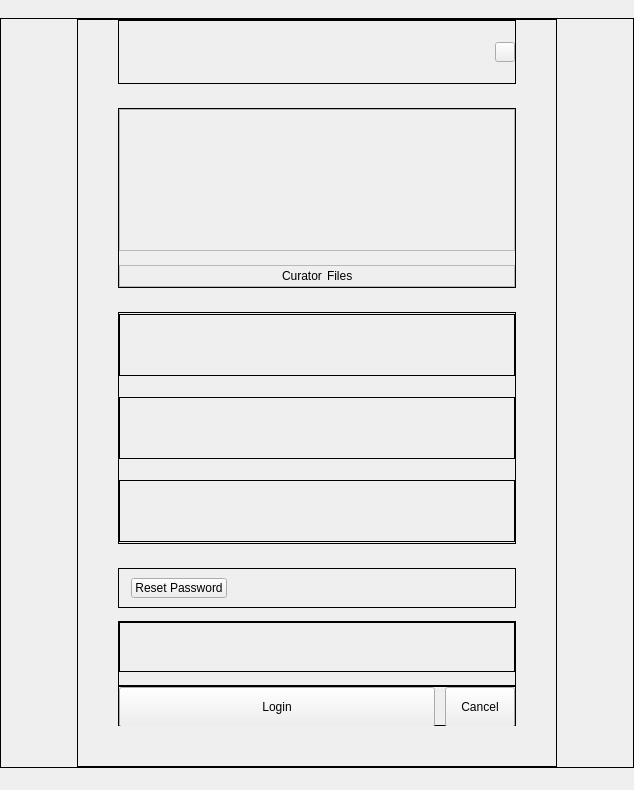
<?xml version="1.0" encoding="UTF-8"?>
<ui version="4.0">
 <class>CredentialsPage</class>
 <widget class="QWidget" name="CredentialsPage">
  <property name="geometry">
   <rect>
    <x>0</x>
    <y>0</y>
    <width>634</width>
    <height>790</height>
   </rect>
  </property>
  <property name="windowTitle">
   <string/>
  </property>
  <layout class="QVBoxLayout" name="verticalLayout_2">
   <property name="spacing">
    <number>0</number>
   </property>
   <property name="leftMargin">
    <number>0</number>
   </property>
   <property name="topMargin">
    <number>0</number>
   </property>
   <property name="rightMargin">
    <number>0</number>
   </property>
   <property name="bottomMargin">
    <number>0</number>
   </property>
   <item>
    <widget class="QFrame" name="frame">
     <layout class="QVBoxLayout" name="verticalLayout">
      <property name="spacing">
       <number>0</number>
      </property>
      <property name="leftMargin">
       <number>0</number>
      </property>
      <property name="topMargin">
       <number>0</number>
      </property>
      <property name="rightMargin">
       <number>0</number>
      </property>
      <property name="bottomMargin">
       <number>0</number>
      </property>
      <item>
       <spacer name="verticalSpacer">
        <property name="orientation">
         <enum>Qt::Orientation::Vertical</enum>
        </property>
        <property name="sizeHint" stdset="0">
         <size>
          <width>20</width>
          <height>40</height>
         </size>
        </property>
       </spacer>
      </item>
      <item>
       <widget class="QFrame" name="frameHalign">
        <property name="frameShape">
         <enum>QFrame::Shape::Box</enum>
        </property>
        <property name="frameShadow">
         <enum>QFrame::Shadow::Plain</enum>
        </property>
        <layout class="QHBoxLayout" name="horizontalLayout">
         <property name="spacing">
          <number>0</number>
         </property>
         <property name="leftMargin">
          <number>0</number>
         </property>
         <property name="topMargin">
          <number>0</number>
         </property>
         <property name="rightMargin">
          <number>0</number>
         </property>
         <property name="bottomMargin">
          <number>0</number>
         </property>
         <item>
          <spacer name="horizontalSpacer">
           <property name="orientation">
            <enum>Qt::Orientation::Horizontal</enum>
           </property>
           <property name="sizeHint" stdset="0">
            <size>
             <width>41</width>
             <height>20</height>
            </size>
           </property>
          </spacer>
         </item>
         <item>
          <widget class="QFrame" name="frameContent">
           <property name="sizePolicy">
            <sizepolicy hsizetype="Fixed" vsizetype="Maximum">
             <horstretch>0</horstretch>
             <verstretch>0</verstretch>
            </sizepolicy>
           </property>
           <property name="minimumSize">
            <size>
             <width>480</width>
             <height>692</height>
            </size>
           </property>
           <property name="maximumSize">
            <size>
             <width>480</width>
             <height>9999</height>
            </size>
           </property>
           <property name="frameShape">
            <enum>QFrame::Shape::Box</enum>
           </property>
           <layout class="QVBoxLayout" name="verticalLayout_3">
            <property name="spacing">
             <number>0</number>
            </property>
            <property name="leftMargin">
             <number>40</number>
            </property>
            <property name="topMargin">
             <number>0</number>
            </property>
            <property name="rightMargin">
             <number>40</number>
            </property>
            <property name="bottomMargin">
             <number>40</number>
            </property>
            <item>
             <widget class="QFrame" name="frameToolbar">
              <property name="minimumSize">
               <size>
                <width>0</width>
                <height>64</height>
               </size>
              </property>
              <property name="maximumSize">
               <size>
                <width>16777215</width>
                <height>64</height>
               </size>
              </property>
              <property name="frameShape">
               <enum>QFrame::Shape::Box</enum>
              </property>
              <property name="frameShadow">
               <enum>QFrame::Shadow::Plain</enum>
              </property>
              <layout class="QHBoxLayout" name="horizontalLayout_9">
               <property name="rightMargin">
                <number>0</number>
               </property>
               <item>
                <spacer name="horizontalSpacer_9">
                 <property name="orientation">
                  <enum>Qt::Orientation::Horizontal</enum>
                 </property>
                 <property name="sizeHint" stdset="0">
                  <size>
                   <width>401</width>
                   <height>20</height>
                  </size>
                 </property>
                </spacer>
               </item>
               <item>
                <widget class="QToolButton" name="btnSettings">
                 <property name="minimumSize">
                  <size>
                   <width>20</width>
                   <height>20</height>
                  </size>
                 </property>
                 <property name="maximumSize">
                  <size>
                   <width>20</width>
                   <height>20</height>
                  </size>
                 </property>
                 <property name="cursor">
                  <cursorShape>PointingHandCursor</cursorShape>
                 </property>
                 <property name="text">
                  <string/>
                 </property>
                 <property name="iconSize">
                  <size>
                   <width>20</width>
                   <height>20</height>
                  </size>
                 </property>
                </widget>
               </item>
              </layout>
             </widget>
            </item>
            <item>
             <spacer name="verticalSpacer_3">
              <property name="orientation">
               <enum>Qt::Orientation::Vertical</enum>
              </property>
              <property name="sizeType">
               <enum>QSizePolicy::Policy::Fixed</enum>
              </property>
              <property name="sizeHint" stdset="0">
               <size>
                <width>20</width>
                <height>24</height>
               </size>
              </property>
             </spacer>
            </item>
            <item>
             <widget class="QFrame" name="frameLogo">
              <property name="minimumSize">
               <size>
                <width>0</width>
                <height>180</height>
               </size>
              </property>
              <property name="maximumSize">
               <size>
                <width>16777215</width>
                <height>180</height>
               </size>
              </property>
              <property name="frameShape">
               <enum>QFrame::Shape::Box</enum>
              </property>
              <property name="frameShadow">
               <enum>QFrame::Shadow::Plain</enum>
              </property>
              <layout class="QVBoxLayout" name="verticalLayout_4">
               <property name="spacing">
                <number>0</number>
               </property>
               <property name="leftMargin">
                <number>0</number>
               </property>
               <property name="topMargin">
                <number>0</number>
               </property>
               <property name="rightMargin">
                <number>0</number>
               </property>
               <property name="bottomMargin">
                <number>0</number>
               </property>
               <item>
                <widget class="QFrame" name="frameImage">
                 <property name="frameShape">
                  <enum>QFrame::Shape::StyledPanel</enum>
                 </property>
                 <property name="frameShadow">
                  <enum>QFrame::Shadow::Raised</enum>
                 </property>
                 <layout class="QHBoxLayout" name="horizontalLayout_4">
                  <property name="spacing">
                   <number>0</number>
                  </property>
                  <property name="leftMargin">
                   <number>0</number>
                  </property>
                  <property name="topMargin">
                   <number>0</number>
                  </property>
                  <property name="rightMargin">
                   <number>0</number>
                  </property>
                  <property name="bottomMargin">
                   <number>0</number>
                  </property>
                  <item>
                   <spacer name="horizontalSpacer_6">
                    <property name="orientation">
                     <enum>Qt::Orientation::Horizontal</enum>
                    </property>
                    <property name="sizeHint" stdset="0">
                     <size>
                      <width>164</width>
                      <height>20</height>
                     </size>
                    </property>
                   </spacer>
                  </item>
                  <item>
                   <widget class="QLabel" name="lblImage">
                    <property name="sizePolicy">
                     <sizepolicy hsizetype="Fixed" vsizetype="Fixed">
                      <horstretch>0</horstretch>
                      <verstretch>0</verstretch>
                     </sizepolicy>
                    </property>
                    <property name="minimumSize">
                     <size>
                      <width>140</width>
                      <height>140</height>
                     </size>
                    </property>
                    <property name="maximumSize">
                     <size>
                      <width>140</width>
                      <height>140</height>
                     </size>
                    </property>
                    <property name="text">
                     <string/>
                    </property>
                    <property name="alignment">
                     <set>Qt::AlignmentFlag::AlignCenter</set>
                    </property>
                   </widget>
                  </item>
                  <item>
                   <spacer name="horizontalSpacer_7">
                    <property name="orientation">
                     <enum>Qt::Orientation::Horizontal</enum>
                    </property>
                    <property name="sizeHint" stdset="0">
                     <size>
                      <width>164</width>
                      <height>20</height>
                     </size>
                    </property>
                   </spacer>
                  </item>
                 </layout>
                </widget>
               </item>
               <item>
                <spacer name="verticalSpacer_8">
                 <property name="orientation">
                  <enum>Qt::Orientation::Vertical</enum>
                 </property>
                 <property name="sizeHint" stdset="0">
                  <size>
                   <width>20</width>
                   <height>8</height>
                  </size>
                 </property>
                </spacer>
               </item>
               <item>
                <widget class="QFrame" name="frameText">
                 <property name="frameShape">
                  <enum>QFrame::Shape::StyledPanel</enum>
                 </property>
                 <property name="frameShadow">
                  <enum>QFrame::Shadow::Raised</enum>
                 </property>
                 <layout class="QHBoxLayout" name="horizontalLayout_3">
                  <property name="spacing">
                   <number>0</number>
                  </property>
                  <property name="leftMargin">
                   <number>0</number>
                  </property>
                  <property name="topMargin">
                   <number>0</number>
                  </property>
                  <property name="rightMargin">
                   <number>0</number>
                  </property>
                  <property name="bottomMargin">
                   <number>0</number>
                  </property>
                  <item>
                   <spacer name="horizontalSpacer_3">
                    <property name="orientation">
                     <enum>Qt::Orientation::Horizontal</enum>
                    </property>
                    <property name="sizeHint" stdset="0">
                     <size>
                      <width>201</width>
                      <height>20</height>
                     </size>
                    </property>
                   </spacer>
                  </item>
                  <item>
                   <widget class="QLabel" name="lblCurator">
                    <property name="text">
                     <string>Curator</string>
                    </property>
                   </widget>
                  </item>
                  <item>
                   <spacer name="horizontalSpacer_4">
                    <property name="orientation">
                     <enum>Qt::Orientation::Horizontal</enum>
                    </property>
                    <property name="sizeType">
                     <enum>QSizePolicy::Policy::Fixed</enum>
                    </property>
                    <property name="sizeHint" stdset="0">
                     <size>
                      <width>5</width>
                      <height>20</height>
                     </size>
                    </property>
                   </spacer>
                  </item>
                  <item>
                   <widget class="QLabel" name="lblFiles">
                    <property name="text">
                     <string>Files</string>
                    </property>
                   </widget>
                  </item>
                  <item>
                   <spacer name="horizontalSpacer_5">
                    <property name="orientation">
                     <enum>Qt::Orientation::Horizontal</enum>
                    </property>
                    <property name="sizeHint" stdset="0">
                     <size>
                      <width>200</width>
                      <height>20</height>
                     </size>
                    </property>
                   </spacer>
                  </item>
                 </layout>
                </widget>
               </item>
              </layout>
             </widget>
            </item>
            <item>
             <spacer name="verticalSpacer_4">
              <property name="orientation">
               <enum>Qt::Orientation::Vertical</enum>
              </property>
              <property name="sizeType">
               <enum>QSizePolicy::Policy::Fixed</enum>
              </property>
              <property name="sizeHint" stdset="0">
               <size>
                <width>20</width>
                <height>24</height>
               </size>
              </property>
             </spacer>
            </item>
            <item>
             <widget class="QFrame" name="frameInput">
              <property name="minimumSize">
               <size>
                <width>0</width>
                <height>232</height>
               </size>
              </property>
              <property name="maximumSize">
               <size>
                <width>16777215</width>
                <height>232</height>
               </size>
              </property>
              <property name="frameShape">
               <enum>QFrame::Shape::Box</enum>
              </property>
              <property name="frameShadow">
               <enum>QFrame::Shadow::Plain</enum>
              </property>
              <layout class="QVBoxLayout" name="verticalLayout_5">
               <property name="spacing">
                <number>20</number>
               </property>
               <property name="leftMargin">
                <number>0</number>
               </property>
               <property name="topMargin">
                <number>0</number>
               </property>
               <property name="rightMargin">
                <number>0</number>
               </property>
               <property name="bottomMargin">
                <number>0</number>
               </property>
               <item>
                <widget class="QFrame" name="frameEmail">
                 <property name="minimumSize">
                  <size>
                   <width>0</width>
                   <height>62</height>
                  </size>
                 </property>
                 <property name="maximumSize">
                  <size>
                   <width>16777215</width>
                   <height>62</height>
                  </size>
                 </property>
                 <property name="frameShape">
                  <enum>QFrame::Shape::Box</enum>
                 </property>
                 <property name="frameShadow">
                  <enum>QFrame::Shadow::Plain</enum>
                 </property>
                 <layout class="QVBoxLayout" name="verticalLayout_6">
                  <property name="leftMargin">
                   <number>0</number>
                  </property>
                  <property name="topMargin">
                   <number>0</number>
                  </property>
                  <property name="rightMargin">
                   <number>0</number>
                  </property>
                  <property name="bottomMargin">
                   <number>0</number>
                  </property>
                  <item>
                   <widget class="InputWidget" name="edEmail" native="true"/>
                  </item>
                 </layout>
                </widget>
               </item>
               <item>
                <widget class="QFrame" name="frameUrl">
                 <property name="minimumSize">
                  <size>
                   <width>0</width>
                   <height>62</height>
                  </size>
                 </property>
                 <property name="maximumSize">
                  <size>
                   <width>16777215</width>
                   <height>62</height>
                  </size>
                 </property>
                 <property name="frameShape">
                  <enum>QFrame::Shape::Box</enum>
                 </property>
                 <property name="frameShadow">
                  <enum>QFrame::Shadow::Plain</enum>
                 </property>
                 <layout class="QHBoxLayout" name="horizontalLayout_7">
                  <property name="spacing">
                   <number>0</number>
                  </property>
                  <property name="leftMargin">
                   <number>0</number>
                  </property>
                  <property name="topMargin">
                   <number>0</number>
                  </property>
                  <property name="rightMargin">
                   <number>0</number>
                  </property>
                  <property name="bottomMargin">
                   <number>0</number>
                  </property>
                  <item>
                   <widget class="InputWidget" name="edUrl" native="true"/>
                  </item>
                 </layout>
                </widget>
               </item>
               <item>
                <widget class="QFrame" name="framePassword">
                 <property name="minimumSize">
                  <size>
                   <width>0</width>
                   <height>62</height>
                  </size>
                 </property>
                 <property name="maximumSize">
                  <size>
                   <width>16777215</width>
                   <height>62</height>
                  </size>
                 </property>
                 <property name="frameShape">
                  <enum>QFrame::Shape::Box</enum>
                 </property>
                 <property name="frameShadow">
                  <enum>QFrame::Shadow::Plain</enum>
                 </property>
                 <layout class="QHBoxLayout" name="horizontalLayout_6">
                  <property name="spacing">
                   <number>0</number>
                  </property>
                  <property name="leftMargin">
                   <number>0</number>
                  </property>
                  <property name="topMargin">
                   <number>0</number>
                  </property>
                  <property name="rightMargin">
                   <number>0</number>
                  </property>
                  <property name="bottomMargin">
                   <number>0</number>
                  </property>
                  <item>
                   <widget class="InputWidget" name="edPassword" native="true"/>
                  </item>
                 </layout>
                </widget>
               </item>
              </layout>
             </widget>
            </item>
            <item>
             <spacer name="verticalSpacer_5">
              <property name="orientation">
               <enum>Qt::Orientation::Vertical</enum>
              </property>
              <property name="sizeType">
               <enum>QSizePolicy::Policy::Fixed</enum>
              </property>
              <property name="sizeHint" stdset="0">
               <size>
                <width>20</width>
                <height>24</height>
               </size>
              </property>
             </spacer>
            </item>
            <item>
             <widget class="QFrame" name="frameProps">
              <property name="minimumSize">
               <size>
                <width>0</width>
                <height>40</height>
               </size>
              </property>
              <property name="maximumSize">
               <size>
                <width>16777215</width>
                <height>40</height>
               </size>
              </property>
              <property name="frameShape">
               <enum>QFrame::Shape::Box</enum>
              </property>
              <property name="frameShadow">
               <enum>QFrame::Shadow::Plain</enum>
              </property>
              <layout class="QHBoxLayout" name="horizontalLayout_5">
               <property name="leftMargin">
                <number>12</number>
               </property>
               <item>
                <widget class="QPushButton" name="btnResetPass">
                 <property name="cursor">
                  <cursorShape>PointingHandCursor</cursorShape>
                 </property>
                 <property name="text">
                  <string>Reset Password</string>
                 </property>
                </widget>
               </item>
               <item>
                <spacer name="horizontalSpacer_8">
                 <property name="orientation">
                  <enum>Qt::Orientation::Horizontal</enum>
                 </property>
                 <property name="sizeHint" stdset="0">
                  <size>
                   <width>339</width>
                   <height>20</height>
                  </size>
                 </property>
                </spacer>
               </item>
              </layout>
             </widget>
            </item>
            <item>
             <spacer name="verticalSpacer_7">
              <property name="orientation">
               <enum>Qt::Orientation::Vertical</enum>
              </property>
              <property name="sizeHint" stdset="0">
               <size>
                <width>20</width>
                <height>24</height>
               </size>
              </property>
             </spacer>
            </item>
            <item>
             <widget class="QFrame" name="frameErrorMessage">
              <property name="minimumSize">
               <size>
                <width>0</width>
                <height>50</height>
               </size>
              </property>
              <property name="frameShape">
               <enum>QFrame::Shape::Box</enum>
              </property>
              <property name="frameShadow">
               <enum>QFrame::Shadow::Plain</enum>
              </property>
              <layout class="QVBoxLayout" name="verticalLayout_7">
               <property name="spacing">
                <number>0</number>
               </property>
               <property name="leftMargin">
                <number>0</number>
               </property>
               <property name="topMargin">
                <number>0</number>
               </property>
               <property name="rightMargin">
                <number>0</number>
               </property>
               <property name="bottomMargin">
                <number>0</number>
               </property>
               <item>
                <widget class="QFrame" name="frameErrorMessageInternal">
                 <property name="minimumSize">
                  <size>
                   <width>0</width>
                   <height>50</height>
                  </size>
                 </property>
                 <property name="frameShape">
                  <enum>QFrame::Shape::Box</enum>
                 </property>
                 <property name="frameShadow">
                  <enum>QFrame::Shadow::Plain</enum>
                 </property>
                 <layout class="QHBoxLayout" name="horizontalLayout_8">
                  <property name="spacing">
                   <number>18</number>
                  </property>
                  <property name="leftMargin">
                   <number>18</number>
                  </property>
                  <property name="topMargin">
                   <number>16</number>
                  </property>
                  <property name="rightMargin">
                   <number>18</number>
                  </property>
                  <property name="bottomMargin">
                   <number>16</number>
                  </property>
                  <item>
                   <widget class="QLabel" name="lblErrorIcon">
                    <property name="maximumSize">
                     <size>
                      <width>20</width>
                      <height>16777215</height>
                     </size>
                    </property>
                    <property name="text">
                     <string/>
                    </property>
                   </widget>
                  </item>
                  <item>
                   <widget class="QLabel" name="lblErrorText">
                    <property name="text">
                     <string/>
                    </property>
                    <property name="wordWrap">
                     <bool>true</bool>
                    </property>
                   </widget>
                  </item>
                 </layout>
                </widget>
               </item>
               <item>
                <spacer name="verticalSpacer_6">
                 <property name="orientation">
                  <enum>Qt::Orientation::Vertical</enum>
                 </property>
                 <property name="sizeType">
                  <enum>QSizePolicy::Policy::Expanding</enum>
                 </property>
                 <property name="sizeHint" stdset="0">
                  <size>
                   <width>20</width>
                   <height>24</height>
                  </size>
                 </property>
                </spacer>
               </item>
              </layout>
             </widget>
            </item>
            <item>
             <widget class="QFrame" name="frameButton">
              <property name="minimumSize">
               <size>
                <width>0</width>
                <height>40</height>
               </size>
              </property>
              <property name="maximumSize">
               <size>
                <width>16777215</width>
                <height>40</height>
               </size>
              </property>
              <property name="frameShape">
               <enum>QFrame::Shape::Box</enum>
              </property>
              <property name="frameShadow">
               <enum>QFrame::Shadow::Plain</enum>
              </property>
              <layout class="QHBoxLayout" name="horizontalLayout_2">
               <property name="spacing">
                <number>0</number>
               </property>
               <property name="leftMargin">
                <number>0</number>
               </property>
               <property name="topMargin">
                <number>0</number>
               </property>
               <property name="rightMargin">
                <number>0</number>
               </property>
               <property name="bottomMargin">
                <number>0</number>
               </property>
               <item>
                <widget class="QPushButton" name="btnLogin">
                 <property name="minimumSize">
                  <size>
                   <width>0</width>
                   <height>40</height>
                  </size>
                 </property>
                 <property name="maximumSize">
                  <size>
                   <width>16777215</width>
                   <height>40</height>
                  </size>
                 </property>
                 <property name="cursor">
                  <cursorShape>PointingHandCursor</cursorShape>
                 </property>
                 <property name="text">
                  <string>Login</string>
                 </property>
                </widget>
               </item>
               <item>
                <spacer name="horizontalSpacer_10">
                 <property name="orientation">
                  <enum>Qt::Orientation::Horizontal</enum>
                 </property>
                 <property name="sizeType">
                  <enum>QSizePolicy::Policy::Fixed</enum>
                 </property>
                 <property name="sizeHint" stdset="0">
                  <size>
                   <width>10</width>
                   <height>20</height>
                  </size>
                 </property>
                </spacer>
               </item>
               <item>
                <widget class="QPushButton" name="btnCancel">
                 <property name="minimumSize">
                  <size>
                   <width>70</width>
                   <height>40</height>
                  </size>
                 </property>
                 <property name="maximumSize">
                  <size>
                   <width>70</width>
                   <height>40</height>
                  </size>
                 </property>
                 <property name="cursor">
                  <cursorShape>PointingHandCursor</cursorShape>
                 </property>
                 <property name="text">
                  <string>Cancel</string>
                 </property>
                </widget>
               </item>
              </layout>
             </widget>
            </item>
           </layout>
          </widget>
         </item>
         <item>
          <spacer name="horizontalSpacer_2">
           <property name="orientation">
            <enum>Qt::Orientation::Horizontal</enum>
           </property>
           <property name="sizeHint" stdset="0">
            <size>
             <width>40</width>
             <height>20</height>
            </size>
           </property>
          </spacer>
         </item>
        </layout>
       </widget>
      </item>
      <item>
       <spacer name="verticalSpacer_2">
        <property name="orientation">
         <enum>Qt::Orientation::Vertical</enum>
        </property>
        <property name="sizeHint" stdset="0">
         <size>
          <width>20</width>
          <height>44</height>
         </size>
        </property>
       </spacer>
      </item>
     </layout>
    </widget>
   </item>
  </layout>
 </widget>
 <customwidgets>
  <customwidget>
   <class>InputWidget</class>
   <extends>QWidget</extends>
   <header>gui/customui/inputwidget.h</header>
   <container>1</container>
  </customwidget>
 </customwidgets>
 <resources/>
 <connections/>
</ui>
